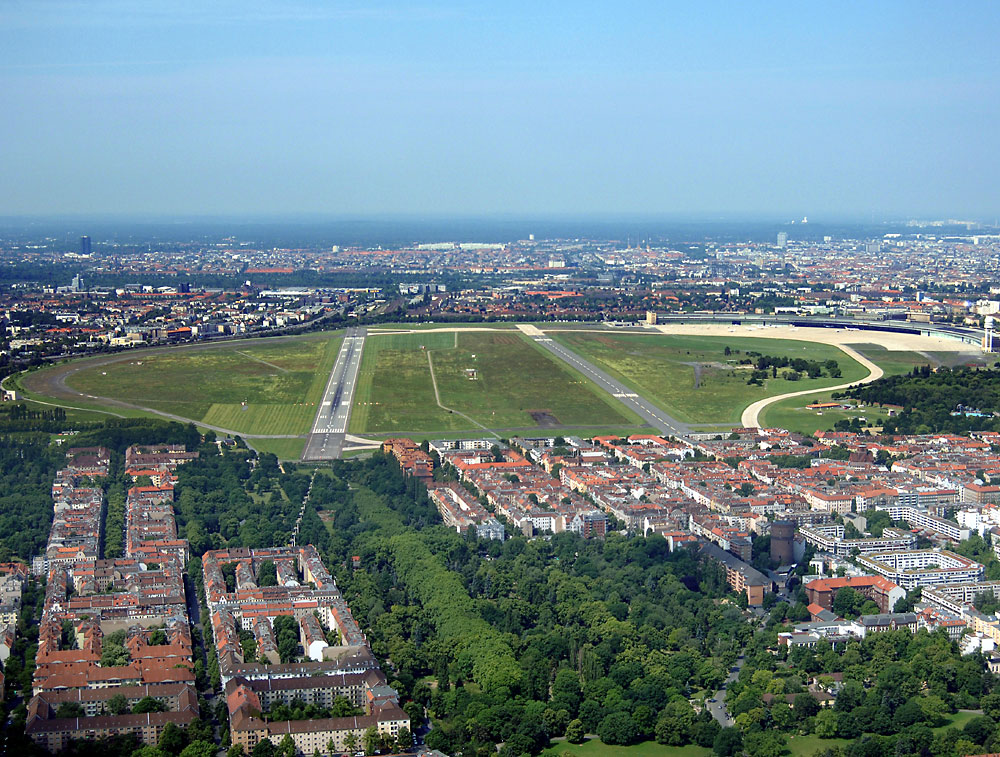
#> input picture Übung2/schraegbild_tempelhof.jpg, 1000 x 757 px, found by its file name
$ python projektive_entzerrung.py
#> lines starting #> are read from the running program, lines starting #| are printed output that depends on the picture
#> further down, image is the input picture: shape (757, 1000, 3); mean R, G, B 111.3, 132.2, 137.4
import matplotlib.pyplot as plt
import skimage
import numpy as np
from skimage.color import rgb2gray

def projective_qualization_parameter(object_points, picture_points):
    M = np.zeros(shape=(2*len(object_points), 8)).astype('int')
    x_vec = np.zeros(shape=(2*len(object_points), 1)).astype('int')

    for point_nr in range(len(object_points)):
        picture_point = picture_points[point_nr]
        object_point = object_points[point_nr]

        x = object_point[0]
        y = object_point[1]
        x_ = picture_point[0]
        y_ = picture_point[1]

        index = point_nr*2

        M[index] = np.array([x_, y_, 1, 0, 0, 0, -x*x_, -x*y_])
        M[index + 1] = np.array([0, 0, 0, x_, y_, 1, -y*x_, -y*y_])

        x_vec[index] = [x]
        x_vec[index + 1] = [y]

    M_inv = np.linalg.inv(M)
    a_vec =  M_inv @ x_vec

    return a_vec


def projektive_equalization(image, a_vec):
    equal_image = np.zeros(image.shape)

    a1 = a_vec[0][0]
    a2 = a_vec[1][0]
    a3 = a_vec[2][0]
    b1 = a_vec[3][0]
    b2 = a_vec[4][0]
    b3 = a_vec[5][0]
    c1 = a_vec[6][0]
    c2 = a_vec[7][0]

    for x in range(equal_image.shape[0]):
        for y in range(equal_image.shape[1]):

            denuminator = ( (b1*c2 - b2*c1)*x + (a2*c1 - a1*c2)*y + a1*b2 - a2*b1 )

            x_ = int( np.rint(( (b2 - c2*b3)*x + (a3*c2 - a2)*y + a2*b3 - a3*b2 ) / denuminator ))
            y_ = int( np.rint(( (b3*c1 - b1)*x + (a1 - a3*c1)*y + a3*b1 - a1*b3 ) / denuminator ))

            if ( 0 < x_ <= equal_image.shape[0]-1 and 0 < y_ < equal_image.shape[1]-1):
                equal_image[x, y, :] = image[x_, y_, :]
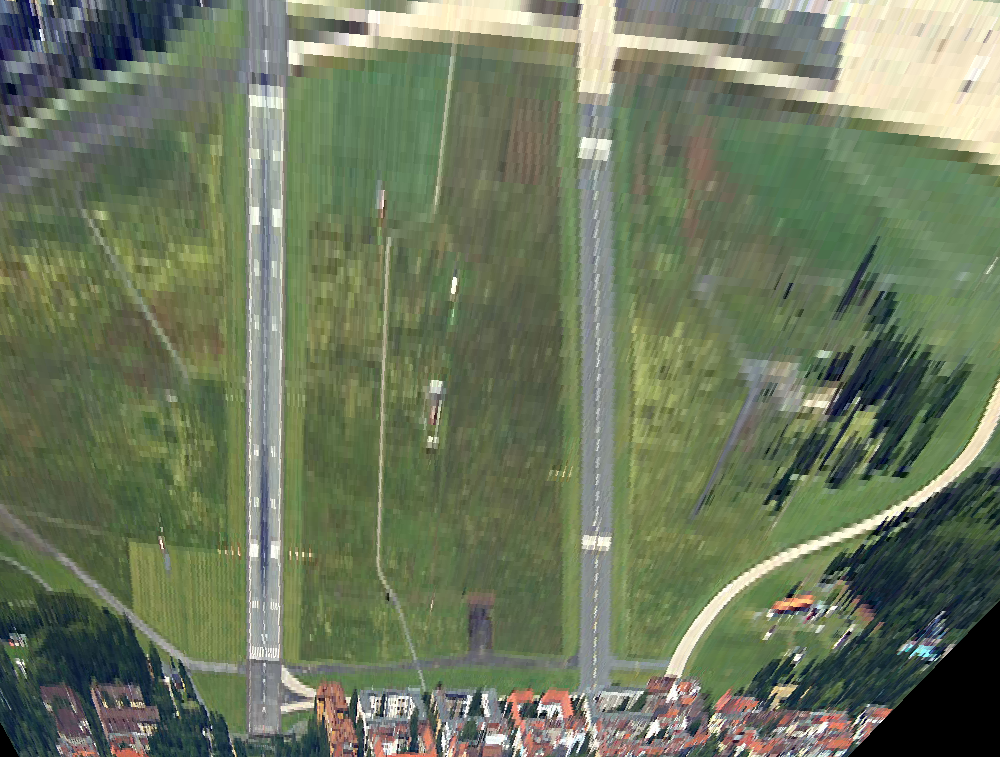
#> equal_image: shape (757, 1000, 3) float64; mean R, G, B 109.2, 120.2, 94.4

    return equal_image

if __name__ == "__main__":
    # Load Image
    image = skimage.io.imread(fname="./Übung2/schraegbild_tempelhof.jpg")

    """
    picture_points = [[367,334], [344, 434], [521,331], [653, 427]]
    # object_points = [[52.471599, 13.416611],[52.471024, 13.391926], [52.474219, 13.389994], [52.475361, 13.416062]]
    object_points = [[160, 154], [187, 840], [304, 101], [357, 822]]

    picture_points = [[345, 434],[653, 427],[521,332],[366, 335]]
    object_points = [[187, 839], [358, 822], [305, 102], [160, 155]]
        """

    picture_points = [[338, 345],[432, 313],[335, 545],[423, 681]]
    object_points = [[100, 250], [657, 250], [100, 610], [657, 610]]

    a_vec = projective_qualization_parameter(object_points, picture_points)

    print(a_vec)

    equal_image = projektive_equalization(image, a_vec)

    fig = plt.figure(figsize=(1, 2))
    fig.add_subplot(1, 2, 1)
    plt.imshow(image)

    fig.add_subplot(1, 2, 2)
    plt.imshow(equal_image.astype(np.uint8))

    plt.show()
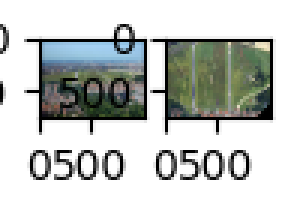
#> figure drawn by matplotlib, 2 panels
